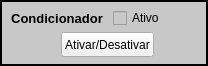
  <widget class="QFrame" name="frame_condics">
   <property name="geometry">
    <rect>
     <x>800</x>
     <y>358</y>
     <width>208</width>
     <height>66</height>
    </rect>
   </property>
   <property name="styleSheet">
    <string notr="true">background-color: rgba(200, 200, 200);</string>
   </property>
   <property name="frameShape">
    <enum>QFrame::Box</enum>
   </property>
   <property name="frameShadow">
    <enum>QFrame::Plain</enum>
   </property>
   <property name="lineWidth">
    <number>2</number>
   </property>
   <widget class="QWidget" name="verticalLayoutWidget_3">
    <property name="geometry">
     <rect>
      <x>4</x>
      <y>3</y>
      <width>201</width>
      <height>54</height>
     </rect>
    </property>
    <layout class="QVBoxLayout" name="verticalLayout_condics">
     <property name="spacing">
      <number>0</number>
     </property>
     <property name="leftMargin">
      <number>7</number>
     </property>
     <property name="topMargin">
      <number>3</number>
     </property>
     <item>
      <layout class="QHBoxLayout" name="horizontalLayout_condics">
       <property name="spacing">
        <number>10</number>
       </property>
       <property name="bottomMargin">
        <number>2</number>
       </property>
       <item>
        <widget class="QLabel" name="label_condics">
         <property name="maximumSize">
          <size>
           <width>170</width>
           <height>28</height>
          </size>
         </property>
         <property name="font">
          <font>
           <pointsize>10</pointsize>
           <weight>75</weight>
           <bold>true</bold>
           <underline>false</underline>
          </font>
         </property>
         <property name="text">
          <string>Condicionador</string>
         </property>
         <property name="alignment">
          <set>Qt::AlignCenter</set>
         </property>
        </widget>
       </item>
       <item alignment="Qt::AlignVCenter">
        <widget class="QCheckBox" name="checkBox_condics">
         <property name="maximumSize">
          <size>
           <width>16777215</width>
           <height>167</height>
          </size>
         </property>
         <property name="text">
          <string>Ativo</string>
         </property>
        </widget>
       </item>
      </layout>
     </item>
     <item alignment="Qt::AlignHCenter">
      <widget class="QPushButton" name="pushButton_condics">
       <property name="sizePolicy">
        <sizepolicy hsizetype="Maximum" vsizetype="Fixed">
         <horstretch>0</horstretch>
         <verstretch>0</verstretch>
        </sizepolicy>
       </property>
       <property name="maximumSize">
        <size>
         <width>119</width>
         <height>26</height>
        </size>
       </property>
       <property name="styleSheet">
        <string notr="true">background-color: rgb(241, 241, 241);</string>
       </property>
       <property name="text">
        <string>Ativar/Desativar</string>
       </property>
      </widget>
     </item>
    </layout>
   </widget>
  </widget>
